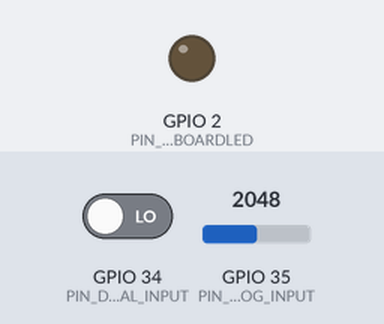
This sketch was run on a simulated ESP32. Shown: output pins drawn as LEDs (lit = HIGH). The inputs (shaded band) are chosen by the test bench; at power-on: GPIO 34 (PIN_DIGITAL_INPUT) LOW, GPIO 35 (PIN_ANALOG_INPUT) = 2048. WiFi joins after 1.5 s; servers stay silent unless stated; the local clock reads 2024-03-15 10:24:30 at power-on unless the sketch sets it.

Above: at 0.1 s.
Timing chart, 0 to 5.5 s (numbered marks = the images above):
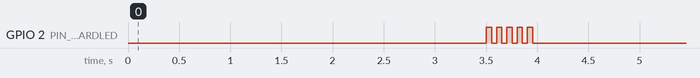

The sketch:

CO-Sensor_MQ-7.ino
```cpp
/**
 * @file CO-Sensor_MQ-7.ino
 * @author gldhnchn (gldhnchn@posteo.de)
 * @brief main arduino sketch file
 * @date 2020-12-16
 *
 */

#include "src/CO-Sensor_MQ-7.h"
```

CO-Sensor_MQ-7.cpp
```cpp
/**
 * @file CO-Sensor_MQ-7.cpp
 * @author gldhnchn (gldhnchn@posteo.de)
 * @brief main file
 * @date 2020-12-16
 *
 */

#include "CO-Sensor_MQ-7.h"

bool ota_flag = false;
Led led(PIN_ONBOARDLED);
TaskHandle_t    xHandle_handle_wifi,
                xHandle_handle_ota;
const char* ntpServer = "pool.ntp.org";
const long  gmtOffset_sec = 3600;
const int   daylightOffset_sec = 3600;
std::string  sensor_value_msg;
int sensorValue = 0;
int sensorValue_digital = 0;
struct tm timeinfo;

/**
 * @brief arduino setup
 * This is the arduino setup function. It is run once at startup.
 * Inits are done here and RTOS tasks are started here.
 */
void setup()
{
    const char *logtag = "setup";
    esp_log_level_set("*", ESP_LOG_DEBUG);
    Serial.begin(115200);

    ESP_LOGI(logtag, "*******************************************");
    ESP_LOGI(logtag, "Hello, this is CO-Sensor_MQ-7.");
    ESP_LOGI(logtag, "Firmware version: %s", GIT_TAG);
    ESP_LOGI(logtag, "*******************************************");
    init_wifi();
    init_ota();
    ESP_LOGD(logtag, "Init pins %i and %i as inputs", PIN_ANALOG_INPUT, PIN_DIGITAL_INPUT);
    pinMode(PIN_ANALOG_INPUT, INPUT);
    pinMode(PIN_DIGITAL_INPUT, INPUT);
    configTime(gmtOffset_sec, daylightOffset_sec, ntpServer);
    create_tasks();
    //blink for telling that setup is done
    ESP_LOGD(logtag, "Init finished: blink LED");
    led.blinks();
}

/**
 * @brief arduino loop
 * This is the arduino loop function.
 */
void loop()
{
    vTaskDelay(1000 / portTICK_PERIOD_MS);
    sensorValue = analogRead(PIN_ANALOG_INPUT);
    sensorValue_digital = digitalRead(PIN_DIGITAL_INPUT);
    getLocalTime(&timeinfo);
    char buf[sizeof("2020-12-21T18:30:54+0100")];
    strftime(buf, sizeof(buf), "%FT%T%z", &timeinfo);
    std::string timeStr(buf),
                sensorValueStr(String(sensorValue).c_str()),
                sensorValue_digitalStr(String(sensorValue_digital).c_str());
    sensor_value_msg = timeStr + ", " + sensorValueStr + ", " + sensorValue_digitalStr;
    ESP_LOGV(sensor_value_msg.c_str());
}

void create_tasks()
{
    ESP_LOGD(logtag, "Start tasks");
    xTaskCreate(
        handle_wifi,            /* Task function. */
        "handle_wifi",          /* name of task. */
        2048,                   /* Stack size of task */
        NULL,                   /* parameter of the task */
        1,                      /* priority of the task */
        &xHandle_handle_wifi    /* Task handle to keep track of created task */
    );
    vTaskDelay(1000 / portTICK_PERIOD_MS);
    xTaskCreate(
        handle_ota,             /* Task function. */
        "handle_ota",           /* name of task. */
        2048,                   /* Stack size of task */
        NULL,                   /* parameter of the task */
        1,                      /* priority of the task */
        &xHandle_handle_ota     /* Task handle to keep track of created task */
    );
    vTaskDelay(1000 / portTICK_PERIOD_MS);
    ESP_LOGD(logtag, "All tasks started");
}
```

CO-Sensor_MQ-7.h
```cpp
/**
 * @file CO-Sensor_MQ-7.h
 * @author gldhnchn (gldhnchn@posteo.de)
 * @brief main file
 * @date 2020-12-16
 *
 */
#ifndef COSensor_MQ7
#define COSensor_MQ7

/* ++++++ */
/* config */
#include <string>
#define PIN_ONBOARDLED 2
#define PIN_ANALOG_INPUT 35
#define PIN_DIGITAL_INPUT 34

/* OTA */
#define WIFI_SSID "wlanssid"
#define WIFI_PASSWORD "wlanpassword"
#define WIFI_HOSTNAME "ESP32_MQ_7_CO_Sensor"
#define WIFI_PORT 42000

/* ++++++++ */
/* includes */
#include <Arduino.h>
#include <esp_log.h>
#include "ota.h"
#include "misc.h"
#include "wifi.h"
#include "time.h"
#include <string>

/* git version */
#if __has_include("git_info.h")
#include "git_info.h"
#else
#define GIT_TAG "v0.0.0"
#endif

/* global variables*/
extern Led led;
extern TaskHandle_t xHandle_handle_wifi,
                    xHandle_handle_ota;
extern std::string  sensor_value_msg;

/* function declerations */
void setup();
void loop();
void create_tasks();
#endif // COSensor_MQ7
```

misc.cpp
```cpp
/**
 * @file misc.cpp
 * @author gldhnchn (gldhnchn@posteo.de)
 * @brief misc
 *
 */

#include "Arduino.h"
#include "misc.h"

Led::Led(uint8_t pin)
{
    pinMode(pin, OUTPUT);
    _pin = pin;
}

void Led::light_on()
{
    digitalWrite(_pin, 1);
}

void Led::light_off()
{
    digitalWrite(_pin, 0);
}

void Led::blinks(uint8_t n, uint16_t duration_in_ms)
{
    for (int i = 1; i <= n; i++)
    {
        light_on();
        delay(duration_in_ms);
        light_off();
        delay(duration_in_ms);
    }
}
```

misc.h
```cpp
/**
 * @file misc.h
 * @author gldhnchn (gldhnchn@posteo.de)
 * @brief misc
 * @date 2020-12-16
 *
 */

#ifndef misc_h
#define misc_h

#include "Arduino.h"
#include <string>

class Led
{
public:
    Led(uint8_t pin);
    void light_on(),
        light_off(),
        blinks(uint8_t n = 5, uint16_t duration_in_ms = 50);

private:
    uint8_t _pin;
};
#endif
```

ota.cpp
```cpp
#include "ota.h"

static const char *logtag = "ota";

/**
 * @brief init ota
 * @return int 1 error, 0 success
 */
int init_ota()
{
    ESP_LOGD(logtag, "Init OTA");
    // Port defaults to 3232
    // ArduinoOTA.setPort(3232);

    // Hostname defaults to esp3232-[MAC]
    // ArduinoOTA.setHostname("myesp32");

    // No authentication by default
    // ArduinoOTA.setPassword("admin");

    // Password can be set with it's md5 value as well
    // MD5(admin) = 21232f297a57a5a743894a0e4a801fc3
    // ArduinoOTA.setPasswordHash("21232f297a57a5a743894a0e4a801fc3");

    ArduinoOTA
        .onStart([]() {
            String type;
            if (ArduinoOTA.getCommand() == U_FLASH)
                type = "sketch";
            else // U_SPIFFS
                type = "filesystem";

            // NOTE: if updating SPIFFS this would be the place to unmount SPIFFS using SPIFFS.end()
            ESP_LOGI(logtag, "Start updating %s", type);
        })
        .onEnd([]() {
            ESP_LOGI(logtag, "\nEnd");
        })
        .onProgress([](unsigned int progress, unsigned int total) {
            ESP_LOGI(logtag, "Progress: %u%%\r", (progress / (total / 100)));
        })
        .onError([](ota_error_t error) {
            ESP_LOGE(logtag, "Error[%u]: ", error);
            if (error == OTA_AUTH_ERROR)
                ESP_LOGE(logtag, "Auth Failed");
            else if (error == OTA_BEGIN_ERROR)
                ESP_LOGE(logtag, "Begin Failed");
            else if (error == OTA_CONNECT_ERROR)
                ESP_LOGE(logtag, "Connect Failed");
            else if (error == OTA_RECEIVE_ERROR)
                ESP_LOGE(logtag, "Receive Failed");
            else if (error == OTA_END_ERROR)
                ESP_LOGE(logtag, "End Failed");
        });
    ESP_LOGD(logtag, "Begin OTA");
    ArduinoOTA.begin();
    return 0;
}

/**
 * @brief handle ota
 */
void handle_ota(void *parameter)
{
    ESP_LOGD(logtag, "handle ota task started");
    while(true)
    {
        vTaskDelay(1000 / portTICK_PERIOD_MS);
        ArduinoOTA.handle();
    }
}
```

ota.h
```cpp
#include "CO-Sensor_MQ-7.h"
#include <ArduinoOTA.h>
#include <esp_log.h>

int init_ota();
void handle_ota(void *parameter);
```

wifi.cpp
```cpp
#include "wifi.h"

WiFiServer server(WIFI_PORT);
static const char *logtag = "wifi";

/**
 * @brief Handle wifi events.
 * @param parameter just a dummy parameter
 */
void handle_wifi(void *parameter)
{
    ESP_LOGD(logtag, "handle wifi task started");
    while(true)
    {
        ESP_LOGV(logtag, "listen to new wifi clients");
        WiFiClient client = server.available();   // listen for incoming clients
        if(client)
        {
            ESP_LOGD(logtag, "new wifi client");
            while (client.connected())
            {
                led.light_on();
                ESP_LOGD(logtag, "sending msg to client: %s", sensor_value_msg.c_str());
                client.println(sensor_value_msg.c_str());
                led.light_off();
                vTaskDelay(1000 / portTICK_PERIOD_MS);
            }
            ESP_LOGD(logtag, "disconnect client");
            client.stop();
        }
        vTaskDelay(1000 / portTICK_PERIOD_MS);
    }
    return;
}

/**
 * @brief Establish wifi connection.
 */
void init_wifi()
{
    ESP_LOGD(logtag, "Init Wifi");
    ESP_LOGD(logtag, "Set WiFi mode");
    WiFi.mode(WIFI_STA);
    ESP_LOGD(logtag, "Set WiFi host name to %s", WIFI_HOSTNAME);
    WiFi.setHostname(WIFI_HOSTNAME);
    ESP_LOGD(logtag, "Begin WiFi");
    WiFi.begin(WIFI_SSID, WIFI_PASSWORD);
    while (WiFi.waitForConnectResult() != WL_CONNECTED)
    {
        ESP_LOGD(lagtag, "Waiting for connection.");
        vTaskDelay(1000 / portTICK_PERIOD_MS);
    }
    ESP_LOGI(lagtag, "Connection established!");
    ESP_LOGI(logtag, "IP address: %ui", WiFi.localIP());
    ESP_LOGD(logtag, "Begin WiFi server");
    server.begin();
    return;
}
```

wifi.h
```cpp
#include "CO-Sensor_MQ-7.h"
#include <WiFi.h>
#include <ESPmDNS.h>
#include <esp_log.h>

void init_wifi();
void handle_wifi(void *parameter);
```
